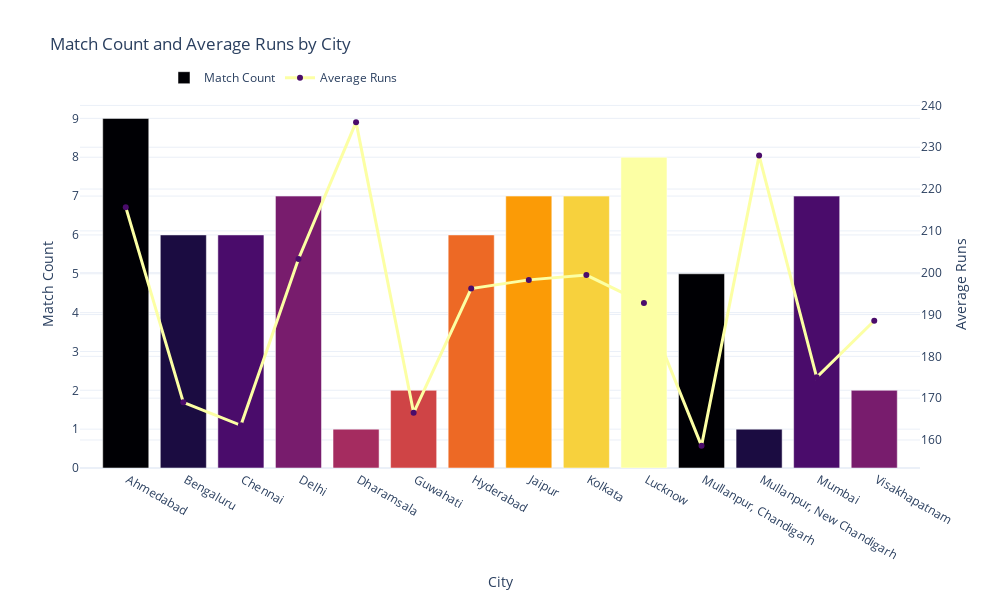

This figure's notebook cell:
### Code cell
import pandas as pd
import plotly.graph_objects as go
import plotly.express as px

# Sample data creation (replace this with your actual `df`)
# df = your existing DataFrame with Cities, r1, r2, MatchName columns

# --- Venue average score (line) ---
Venue_score = df.groupby('Cities')[['r1', 'r2']].mean().max(axis=1).reset_index()
Venue_score = Venue_score.rename(columns={0: 'Avg_Runs'})

# --- Match count per city (bar) ---
match_count = df.groupby('Cities')[['MatchName']].count().reset_index()
match_count = match_count.rename(columns={'MatchName': 'Match_Count'})

# --- Merge both on 'Cities' ---
combined = pd.merge(match_count, Venue_score, on='Cities')

# Inferno color scale
colors = px.colors.sequential.Inferno
color_list = colors * (len(combined) // len(colors) + 1)  # ensure enough colors

fig = go.Figure()

# Bar Chart for Match Count with Inferno colors
fig.add_trace(go.Bar(
    x=combined['Cities'],
    y=combined['Match_Count'],
    name='Match Count',
    marker_color=color_list[:len(combined)],
    yaxis='y'
))

# Line Chart for Average Runs with Inferno color for consistency
fig.add_trace(go.Scatter(
    x=combined['Cities'],
    y=combined['Avg_Runs'],
    name='Average Runs',
    mode='lines+markers',
    line=dict(color=colors[-1], width=3),  # darkest color for line
    marker=dict(color=colors[2]),
    yaxis='y2'
))

# Layout with dual y-axes
fig.update_layout(
    title='Match Count and Average Runs by City',
    xaxis=dict(title='City'),
    yaxis=dict(title='Match Count', side='left'),
    yaxis2=dict(title='Average Runs', overlaying='y', side='right'),
    legend=dict(x=0.1, y=1.1, orientation='h'),
    template='plotly_white',
    width=1000,
    height=600
)

fig.show()

### Figure 1 — Plotly figure (JSON) as saved in the notebook; plotly's stock layout.template omitted (floating-point values rounded to 4 significant figures)
{"data": [{"marker": {"color": ["#000004", "#1b0c41", "#4a0c6b", "#781c6d", "#a52c60", "#cf4446", "#ed6925", "#fb9b06", "#f7d13d", "#fcffa4", "#000004", "#1b0c41", "#4a0c6b", "#781c6d"]}, "name": "Match Count", "type": "bar", "x": [" Ahmedabad", " Bengaluru", " Chennai", " Delhi", " Dharamsala", " Guwahati", " Hyderabad", " Jaipur", " Kolkata", " Lucknow", " Mullanpur, Chandigarh", " Mullanpur, New Chandigarh", " Mumbai", " Visakhapatnam"], "y": [9, 6, 6, 7, 1, 2, 6, 7, 7, 8, 5, 1, 7, 2], "yaxis": "y"}, {"line": {"color": "#fcffa4", "width": 3}, "marker": {"color": "#4a0c6b"}, "mode": "lines+markers", "name": "Average Runs", "type": "scatter", "x": [" Ahmedabad", " Bengaluru", " Chennai", " Delhi", " Dharamsala", " Guwahati", " Hyderabad", " Jaipur", " Kolkata", " Lucknow", " Mullanpur, Chandigarh", " Mullanpur, New Chandigarh", " Mumbai", " Visakhapatnam"], "y": [215.7, 169, 163.5, 203.3, 236, 166.5, 196.2, 198.3, 199.4, 192.8, 158.6, 228, 175, 188.5], "yaxis": "y2"}], "layout": {"height": 600, "legend": {"orientation": "h", "x": 0.1, "y": 1.1}, "title": {"text": "Match Count and Average Runs by City"}, "width": 1000, "xaxis": {"autorange": true, "range": [-0.7946, 13.79], "title": {"text": "City"}, "type": "category"}, "yaxis": {"autorange": true, "range": [0, 9.474], "side": "left", "title": {"text": "Match Count"}, "type": "linear"}, "yaxis2": {"autorange": true, "overlaying": "y", "range": [153.3, 241.3], "side": "right", "title": {"text": "Average Runs"}, "type": "linear"}}}
